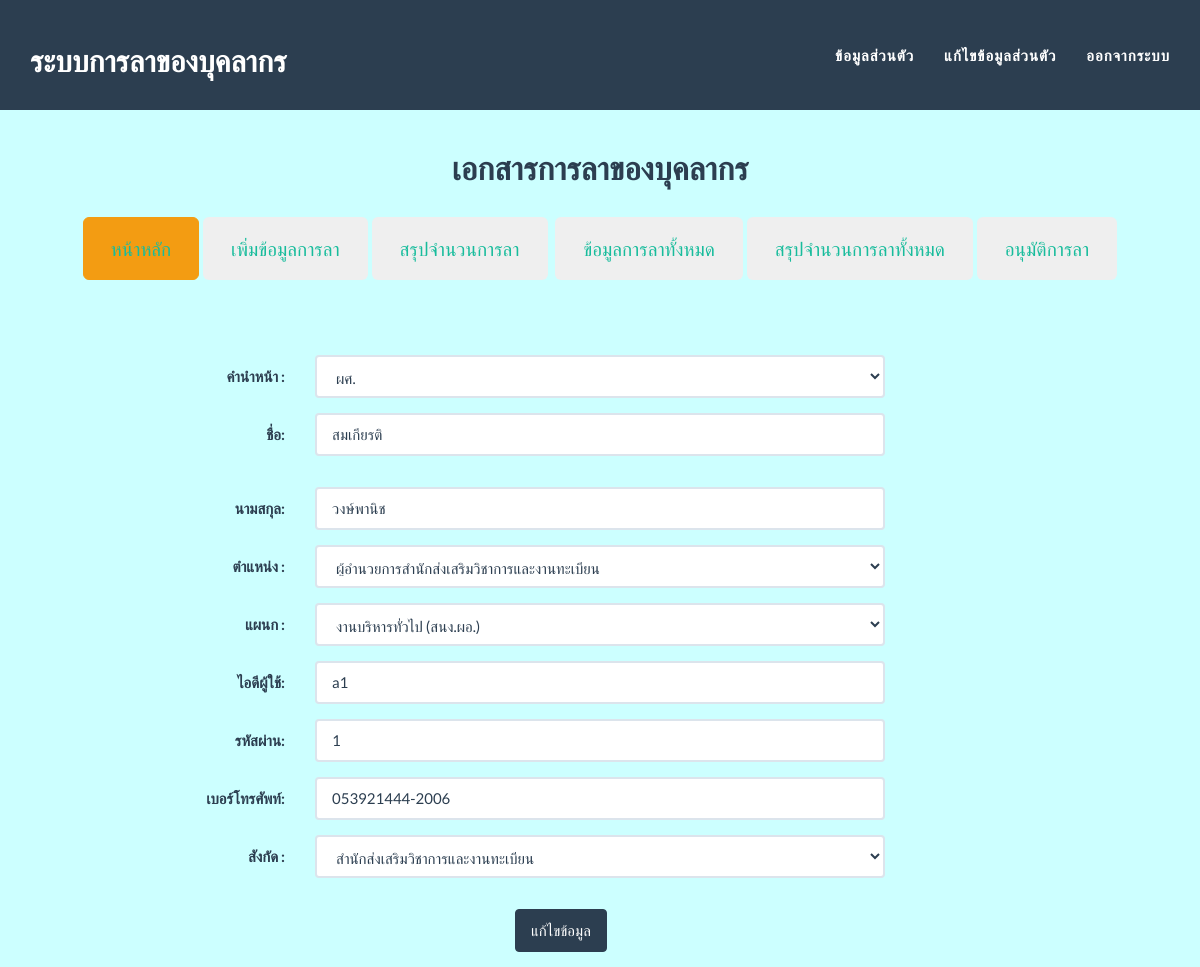
Page /edit.php (signed in) on the committed database.
### tables this page shows
CREATE TABLE IF NOT EXISTS `la_personal` (
  `id_personal` int(11) NOT NULL DEFAULT '0',
  `id_prefix` int(11) DEFAULT NULL,
  `username` varchar(50) DEFAULT NULL,
  `password` int(11) DEFAULT NULL,
  `fname` varchar(255) DEFAULT NULL,
  `lname` varchar(255) DEFAULT NULL,
  `id_position` int(11) DEFAULT NULL,
  `id_subdepart` int(11) DEFAULT NULL,
  `id_departmaent` int(11) DEFAULT NULL,
  `id_boss` int(11) DEFAULT NULL,
  `tel` varchar(255) DEFAULT NULL,
  `permission` int(5) NOT NULL,
  PRIMARY KEY (`id_personal`)
);

CREATE TABLE IF NOT EXISTS `la_prefix` (
  `id_prefix` int(11) NOT NULL DEFAULT '0',
  `nameprefix` varchar(255) DEFAULT NULL,
  PRIMARY KEY (`id_prefix`)
);

CREATE TABLE IF NOT EXISTS `la_position` (
  `id_position` int(11) NOT NULL DEFAULT '0',
  `nameposition` varchar(255) DEFAULT NULL,
  PRIMARY KEY (`id_position`)
);

CREATE TABLE IF NOT EXISTS `la_department` (
  `id_department` int(11) NOT NULL DEFAULT '0',
  `namedepartment` varchar(255) DEFAULT NULL,
  PRIMARY KEY (`id_department`)
);

### config.php (called while the page is built, shortened)
<?php
function db()
{
	return $GLOBALS['mysqli'];
}
?>

### edit.php (the view, shortened to what this page needs)
<?php
include 'config.php';
?>
<!DOCTYPE html>
<html lang="en">
	<head>
	<link href="css/bootstrap.min.css" rel="stylesheet">
	<link href="css/freelancer.css" rel="stylesheet">
	<link href="font-awesome/css/font-awesome.min.css" rel="stylesheet" type="text/css">
</head>
<body id="page-top" class="index">
	<?php include 'menu.php';?>
<div class="col-lg-12" style="background-color:#CCFFFF;">
<?php
$query = db()->query('SELECT id_personal,id_prefix,fname,lname,id_position,id_subdepart,tel,username,password,id_departmaent FROM la_personal where id_personal="'.$_SESSION['iduser'].'"');
list($id_personal, $id_prefix, $fname, $lname, $id_position, $id_subdepart, $tel, $username, $password, $id_departmaent) = $query->fetch_row();
?>
<div class="container">
	<div class="row">
	<form class="form-horizontal" action="editin.php" method="post">
       <div class="form-group">
	<label class="col-sm-3 control-label">คำนำหน้า :</label>
<div class="col-sm-6">
  <select name="idpre" class="form-control" >
 <?php  $query = db()->query('SELECT id_prefix,nameprefix FROM la_prefix');
		while(list($idprefix1,$nameprefix1) = $query->fetch_row())
		{ ?>
  <option value="<?php echo $idprefix1;?>" <?php if($idprefix1==$id_prefix){echo "selected";}?>><?php echo $nameprefix1;?></option>
  <?php }?>
</select>
</div>
</div>
	<div class="form-group">
		<label class="col-sm-3 control-label" >ชื่อ: </label>
        <div class="col-sm-6">
		  <input type="text" name="fname" class="form-control" value="<?php echo $fname;?>">
		</div>
	</div>
         <div class="form-group">
		<div class="col-sm-3"></div>
        </div>
	<div class="form-group">
	<label class="col-sm-3 control-label" >นามสกุล: </label>
        <div class="col-sm-6">
		<input type="text" name="lname" class="form-control" value="<?php echo $lname;?>">
	 </div>
		<div class="col-sm-3"></div>
        </div>
         <div class="form-group">
	<label class="col-sm-3 control-label">ตำแหน่ง :</label>
<div class="col-sm-6">
  <select name="id_position" class="form-control" >
 <?php  $query = db()->query('SELECT id_position,nameposition FROM la_position');
		while(list($idposition1,$nameposition1) = $query->fetch_row())
		{ ?>
  <option value="<?php echo $idposition1;?>" <?php if($idposition1==$id_position){echo "selected";}?>><?php echo $nameposition1;?></option>
  <?php }?>
</select>
</div>
</div>
      <div class="form-group">
	<label class="col-sm-3 control-label">แผนก :</label>
<div class="col-sm-6">
  <select name="id_subdepart" class="form-control" >
 <?php  $query = db()->query('SELECT id_subdepart,namesubdepart FROM la_subdepart');
		while(list($idsubdepart1,$namesubdepart1) = $query->fetch_row())
		{ ?>
  <option value="<?php echo $idsubdepart1;?>" <?php if($idsubdepart1==$id_subdepart){echo "selected";}?>><?php echo $namesubdepart1;?></option>
  <?php }?>
</select>
</div>
</div>
    <div class="form-group">
	<label class="col-sm-3 control-label" >ไอดีผู้ใช้: </label>
        <div class="col-sm-6">
		<input type="text" name="username" class="form-control" value="<?php echo $username;?>">
	 </div>
		<div class="col-sm-3"></div>
        </div>
    <div class="form-group">
	<label class="col-sm-3 control-label" >รหัสผ่าน: </label>
        <div class="col-sm-6">
		<input type="text" name="password" class="form-control" value="<?php echo $password;?>">
	 </div>
		<div class="col-sm-3"></div>
        </div>
<div class="form-group">
	<label class="col-sm-3 control-label" >เบอร์โทรศัพท์: </label>
        <div class="col-sm-6">
		<input type="text" name="tel" class="form-control" value="<?php echo $tel;?>">
	 </div>
		<div class="col-sm-3"></div>
        </div>
                <div class="form-group">
	<label class="col-sm-3 control-label">สังกัด :</label>
<div class="col-sm-6">
  <select name="id_departmaent" class="form-control" >
 <?php  $query = db()->query('SELECT id_department,namedepartment FROM la_department');
		while(list($iddepartment1,$namedepartment1) = $query->fetch_row())
		{ ?>
  <option value="<?php echo $iddepartment1;?>" <?php if($iddepartment1==$id_departmaent){echo "selected";}?>><?php echo $namedepartment1;?></option>
  <?php }?>
</select>
</div>
</div>
            <div class="form-group">
		<div class="col-sm-3"></div>
        </div>
            <div class="form-group">
	<div class="col-sm-5"></div>
	<div class="col-sm-6">
		<input a class="btn btn-primary" type="submit" value="แก้ไขข้อมูล"></a></div>
	 </div>
        </form>
    </div>
    </div>
</div>
    </body>
</html>

### css/freelancer.css (style rules this page uses)
body { overflow-x: hidden; }

### rows in the picture
la_personal: idpre "ผศ.", fname "สมเกียรติ", lname "วงษ์พานิช", id_position "ผู้อำนวยการสำนักส่งเสริมวิชาการและงานทะเบียน", username "a1", password "1", tel "053921444-2006", id_departmaent "สำนักส่งเสริมวิชาการและงานทะเบียน"

### other values in the picture
form field id_subdepart "งานบริหารทั่วไป (สนง.ผอ.)"
